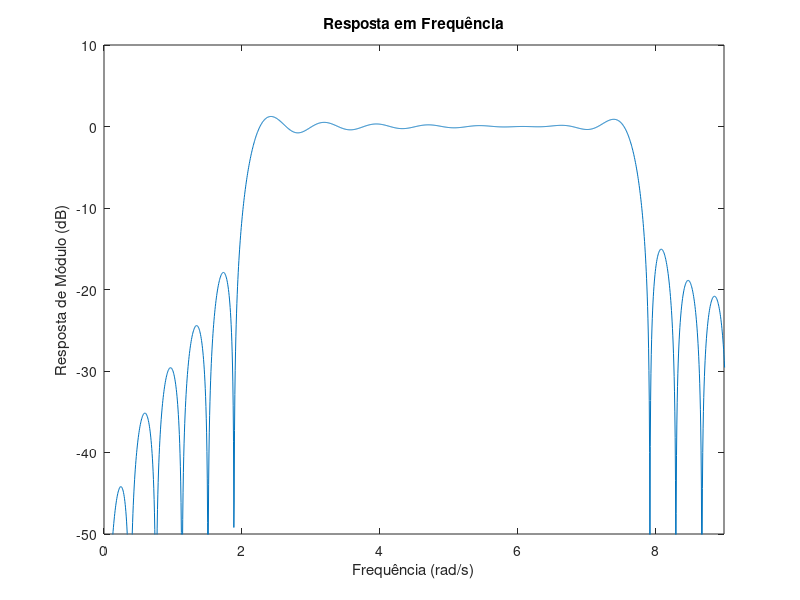
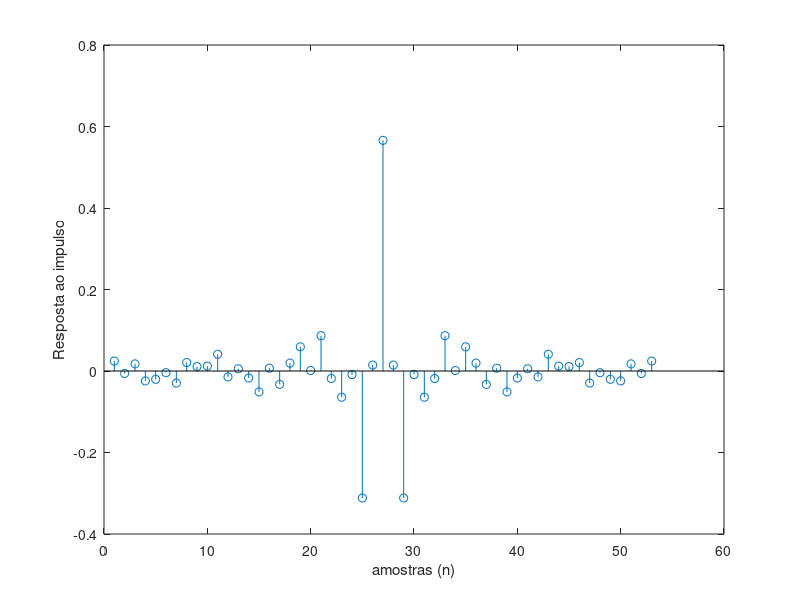

Reproduce these figures in MATLAB, in order.
# 3. Projete um filtro passa-faixa usando o método da amostragem em frequência que satisfaça a
# especificação a seguir:
# • M = 52
# • Ωr1 = 2 rad/s
# • Ωp1 = 3 rad/s
# • Ωp2 = 7 rad/s
# • Ωr2 = 8 rad/s
# • Ωs = 20,0 rad/s
# • Agora aumente o número de amostras, mantendo sua paridade e faça suas considerações.

clear all

% Dados do problema
multiplicador = 1;
M = 52 * multiplicador;
N = M+1;
Omega_r1 = 2;
Omega_p1 = 3;
Omega_p2 = 7;
Omega_r2 = 8;
Omega_s = 20;

% Fazendo o filtro passa faixas: 

kp1 = floor(N*Omega_p1/Omega_s);
kr1 = floor(N*Omega_r1/Omega_s);
kp2 = floor(N*Omega_p2/Omega_s);
kr2 = floor(N*Omega_r2/Omega_s);


if (kr1-kp1)>1
    kp1=kr1-1;
end

if (kr2-kp2)>1
    kp2 = kr2-1;
end

% Permite as primeiras bandas e rejeita as últimas, passa baixas

# A = [zeros(1,kr1+1) ones(1, kp2-kp1+2) zeros(1, M/2 - kr2+1)];

# % Vetor A para um passa-faixa
A = zeros(1, M/2 + 1);
A(kp1:kr2) = 1;  % Define a banda de passagem entre kp1 e kr2

% Algoritmo do tipo 1

k = 1:M/2;

for n=0:M,
    h(n+1) = A(1) + 2*sum((-1).^k.*A(k+1).*cos(pi.*k*(1+2*n)/N));
end;

h = h./N;

[H,w]=freqz(h,1,2048,Omega_s);

% Plot da resposta em frequência
figure(1)
plot(w,20*log10(abs(H)))
axis([0 9 -50 10])
ylabel('Resposta de Módulo (dB)');
xlabel('Frequência (rad/s)');
title('Resposta em Frequência')

% Plot da resposta ao impulso
figure(2)
stem(h)
ylabel('Resposta ao impulso');
xlabel('amostras (n)');
